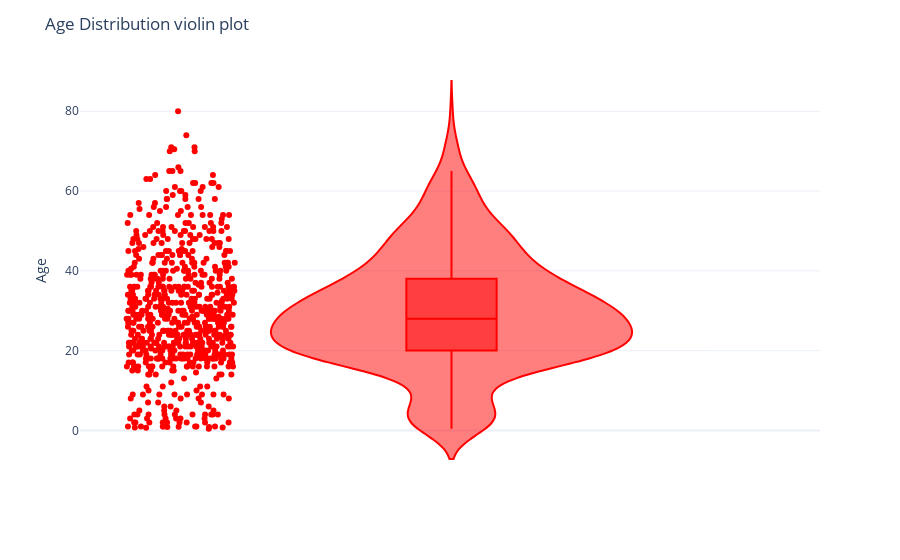

Write notebook code for a chart like this one.
### Code cell
fig = px.violin(df, y='age',
                box=True,
                points='all',
                color_discrete_sequence=['red'])

fig.update_layout(
    title='Age Distribution violin plot',
    yaxis_title='Age',
    template='plotly_white'
)

### Figure 1 — Plotly figure (JSON) as saved in the notebook; plotly's stock layout.template omitted (floating-point values rounded to 4 significant figures; data arrays with more than 128 entries replaced by an {"elided": "..."} marker saying what was removed)
{"data": [{"alignmentgroup": "True", "box": {"visible": true}, "hovertemplate": "age=%{y}<extra></extra>", "legendgroup": "", "marker": {"color": "red"}, "name": "", "offsetgroup": "", "orientation": "v", "points": "all", "scalegroup": "True", "showlegend": false, "type": "violin", "x0": " ", "xaxis": "x", "y": {"elided": "891 float values"}, "y0": " ", "yaxis": "y"}], "layout": {"legend": {"tracegroupgap": 0}, "margin": {"t": 60}, "title": {"text": "Age Distribution violin plot"}, "violinmode": "group", "xaxis": {"anchor": "y", "domain": [0, 1]}, "yaxis": {"anchor": "x", "domain": [0, 1], "title": {"text": "Age"}}}}
